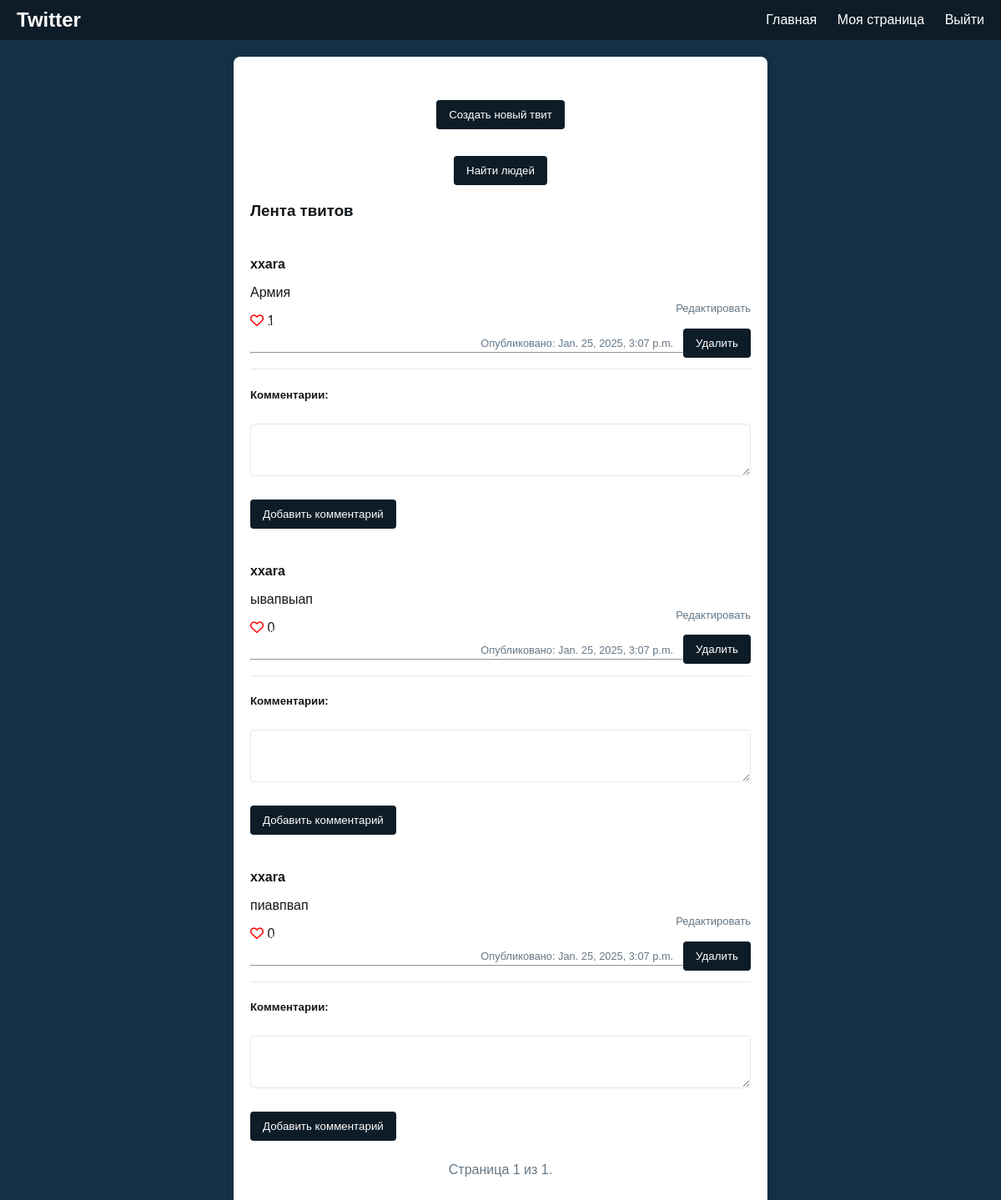
The app's page /tweet_list.html (signed in) with its own data.
### tweets/models.py (models this page shows, shortened)
class Tweet(models.Model):
    user = models.ForeignKey(settings.AUTH_USER_MODEL, on_delete=models.CASCADE, default=1)
    title = models.CharField(max_length=200, default='Untitled')
    content = models.TextField()
    created_at = models.DateTimeField(auto_now_add=True)

class CustomUser(AbstractUser):
    birth_date = models.DateField(null=True, blank=True)
    bio = models.TextField(null=True, blank=True)

### tweets/views.py (the view)
# urls.py: path('tweet_list.html', views.tweet_list, name='tweet_list'),
@login_required
def tweet_list(request):
    template_name = 'tweet_list.html'  # Укажите ваш шаблон
    tweets = Tweet.objects.all().order_by('-created_at').prefetch_related('like_set')   # Получаем все твиты, сортируем по дате создания (от новых к старым) и подгружаем связанные лайки
    paginator = Paginator(tweets, 5)  # Создаем пагинатор, чтобы отображать 5 твитов на странице
    page_number = request.GET.get('page')   # Получаем номер страницы из GET-запроса
    try:
        page_obj = paginator.page(page_number)   # Пытаемся получить объекты для указанной страницы
    except PageNotAnInteger:
        page_obj = paginator.page(1)  # Если номер страницы не является целым числом, показываем первую страницу
    except EmptyPage:
        page_obj = paginator.page(paginator.num_pages)   # Если страница пустая, показываем последнюю страницу
    if request.method == 'POST':
        form = CommentForm(request.POST)  # Если запрос POST, создаем форму для комментария с данными из запроса
        if form.is_valid():   # Если форма валидна, сохраняем комментарий без немедленного сохранения в БД
            comment = form.save(commit=False)
            comment.user = request.user    # Устанавливаем текущего пользователя как автора комментария
            tweet_id = request.POST.get('tweet_id') # Получаем ID твита из POST-запроса
            comment.tweet = Tweet.objects.get(id=tweet_id) # Привязываем комментарий к соответствующему твиту
            comment.save() # Сохраняем комментарий в БД
            return redirect('tweet_list')  # Перенаправляем на страницу со списком твитов
    else:
        form = CommentForm()   # Если запрос не POST, создаем пустую форму для комментария
    return render(request, 'tweets/tweet_list.html', {
        'tweets': page_obj.object_list,
        'form': form,
        'page_obj': page_obj
    })

### tweets/forms.py
class CommentForm(forms.ModelForm):  # Указываем модель, к которой относится форма
    class Meta:
        model = Comment
        fields = ['content']  # Поля формы
        widgets = {
            'content': forms.Textarea(attrs={'placeholder': '', 'rows': 3}),  # Настраиваем виджет для текстового поля
        }
        labels = {
            'content': '',   # Убираем метку для текстового поля
        }

### tweets/templates/tweets/tweet_list.html (shortened to what this page needs)
{% load static %}
<DOCTYPE html>
  <html lang="ru">
    <head>
      <link rel="stylesheet" href="https://cdnjs.cloudflare.com/ajax/libs/font-awesome/5.15.4/css/all.min.css" />
      <link href="https://cdn.jsdelivr.net/gh/Alaev-Co/snowflakes/dist/snow.min.css" rel="stylesheet" />
      <link rel="stylesheet" href="https://cdnjs.cloudflare.com/ajax/libs/font-awesome/6.0.0-beta3/css/all.min.css">
    </head>
    <body>
      <header>
        <h1>Twitter</h1>
        <nav>
          <a href="{% url 'tweet_list' %}">Главная</a>
          <a href="{% url 'user_profile' user.id %}">Моя страница</a>
          <a href="{% url 'login' %}">Выйти</a>
        </nav>
      </header>
      <div class="container">
        <div class="tweet-form">
            <h2><center><a href="{% url 'create_tweet' %}" style="color: black; text-decoration: none;"><button>Создать новый твит</button></a></center></h2>
            <h2><center><a href="{% url 'user_search' %}" class="twitter-link" style="color: black; text-decoration: none;"><button>Найти людей</button></a><center></h2>
         <h3>Лента твитов</h3>
         {% for tweet in tweets %}
          <div class="tweets">
            <p>
              <strong>{{ tweet.user.username }}</strong>
            </p>
            <p>{{ tweet.content }}</p>
            <p>
              <i class="{% if request.user in tweet.like_set.all %}fas fa-heart{% else %}far fa-heart{% endif %}" style="color: red;"></i>
              <span>{{ tweet.like_set.count }}</span>
            </p>
            <a href="{% url 'edit_tweet' tweet.id %}" style="text-decoration: none; font-size: small; color:  #657786; float: right;margin-top:-8%;">Редактировать</a>
            <form method="POST" action="{% url 'delete_tweet' tweet.id %}" style="display:inline; float: right;margin-top: -3%;">
              <button type="submit"  class="delete-button" >Удалить</button>
          </form>
            <form action="{% url 'like_tweet' tweet.id %}" method="post" style="margin-top: -8.5%;">
              <button type="submit" style="background: none; border: none; cursor: pointer;">
                {% if request.user in tweet.like_set.all %}
                    Unlike
                {% else %}
                    Like
                {% endif %}
              </button>
            </form>
          <small style="float: right; margin-top: -3%;margin-right:2%;">Опубликовано: {{ tweet.created_at }}</small>
          <hr>
        </div>
       <h5>Комментарии:</h5>
        <form method="POST">
            {{ form.as_p }}
            <button type="submit">Добавить комментарий</button>
        </form>
        {% empty %}
            <li>Нет твитов для отображения.</li>
        {% endfor %}
        <div class="pagination">
          <span class="step-links">
            <span class="current">
                Страница {{ page_obj.number }} из {{ page_obj.paginator.num_pages }}.
            </span>
          </span>
        </div>
      </div>
    </body>
  </html>
</DOCTYPE>

### tweets/templates/tweets/tweet_list.html (style rules this page uses)
body { font-family: Arial, sans-serif; background-color: rgb(20, 48, 68); color: #14171a; margin: 0; }
header { background-color: rgb(13, 28, 39); padding: 10px 20px; color: white; display: flex; justify-content: space-between; align-items: center; }
h1 { margin: 0; font-size: 24px; }
nav a { color: white; text-decoration: none; margin-left: 20px; }
.container { max-width: 600px; margin: 20px auto; padding: 20px; background-color: white; border-radius: 8px; box-shadow: 0 2px 10px rgba(0, 0, 0, 0.1); }
.tweet-form { margin-bottom: 20px; }
.tweet-form button { background-color: rgb(13, 28, 39); color: white; margin-top: 2%; border: none; padding: 10px 15px; border-radius: 4px; cursor: pointer; }
.tweets { border-bottom: 1px solid #e1e8ed; padding: 10px 0; }
.pagination { display: flex; justify-content: center; align-items: center; padding: 10px 0; }
.step-links { display: flex; align-items: center; }
.current { margin: 0 10px; color: #657786; }
small { color: #657786; font-size: 0.8em; }
form { margin-top: 10px; }
input[type="text"], textarea { width: 100%; padding: 8px; margin-top: 5px; border: 1px solid #e1e8ed; border-radius: 4px; }
button { background-color: rgb(13, 28, 39); color: white; border: none; border-radius: 4px; padding: 10px 15px; cursor: pointer; }
.delete-button { background: none; border: none; color: #657786; cursor: none; padding: 0; text-decoration: none; }

### records on screen
Tweet: user.username "xxara", content "Армия", like_set.count "1", shows "Like", created_at "Jan. 25, 2025, 3:07 p.m."
Tweet: user.username "xxara", content "ывапвыап", like_set.count "0", shows "Like", created_at "Jan. 25, 2025, 3:07 p.m."
Tweet: user.username "xxara", content "пиавпвап", like_set.count "0", shows "Like", created_at "Jan. 25, 2025, 3:07 p.m."

### other values on screen
{{ page_obj.number }} "1"
{{ page_obj.paginator.num_pages }} "1"
